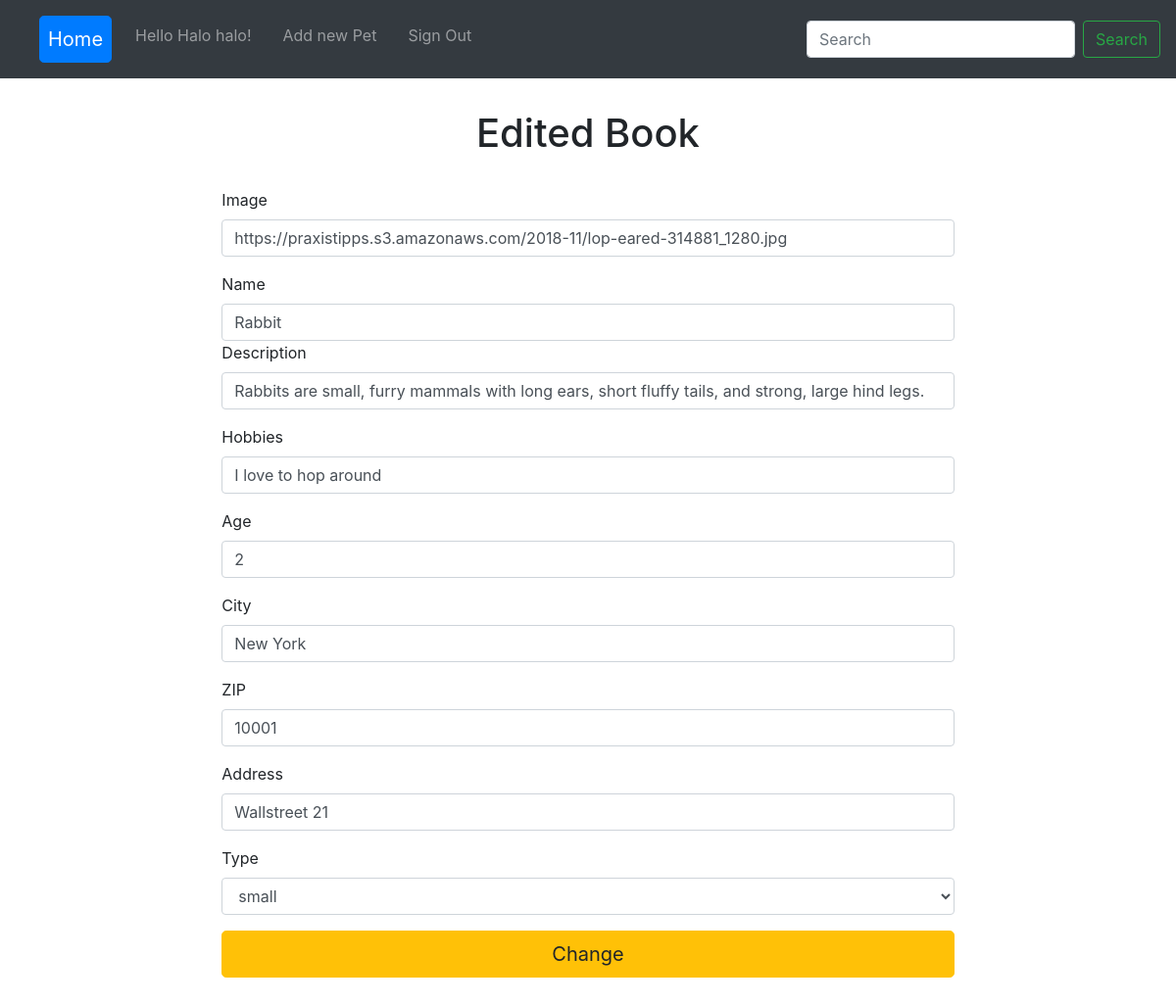
The page /PHP/update.php?id=1 (signed in) on the database its author committed.
### tables this page shows
CREATE TABLE `users` (
  `ID` int(11) NOT NULL,
  `NAME` varchar(255) NOT NULL,
  `EMAIL` varchar(255) NOT NULL,
  `PASS` varchar(255) NOT NULL,
  `STATUS` enum('user','admin') NOT NULL DEFAULT 'user'
);

CREATE TABLE `animals` (
  `ID` int(11) NOT NULL,
  `IMG` varchar(255) DEFAULT NULL,
  `NAME` varchar(255) DEFAULT NULL,
  `DESCRIPTION` varchar(255) DEFAULT NULL,
  `HOBBIES` varchar(255) DEFAULT NULL,
  `AGE` varchar(255) DEFAULT NULL,
  `CITY` varchar(255) DEFAULT NULL,
  `ZIP` varchar(255) DEFAULT NULL,
  `ADDRESS` varchar(255) DEFAULT NULL,
  `SIZE` enum('small','large','senior') DEFAULT NULL
);

### PHP/update.php (the view, shortened to what this page needs)
<?php
require_once 'db_connect.php';
$res=mysqli_query($conn, "SELECT * FROM users WHERE ID =".$_SESSION['admin']);
$userRow=mysqli_fetch_array($res, MYSQLI_ASSOC);
if($_GET["id"]) {
    $id = $_GET["id"];
    $sql = "SELECT * FROM `animals` WHERE `ID` = $id";
    $result = mysqli_query($conn, $sql);
    $row = $result->fetch_assoc();
}
?>
<!DOCTYPE html>
<html lang="en">
<head>
    <link rel="stylesheet" href="https://cdn.jsdelivr.net/npm/bootstrap@4.5.3/dist/css/bootstrap.min.css">
    <link rel="stylesheet" href="../css/style.css">
</head>
<body>
<nav class="navbar navbar-expand-lg navbar-dark bg-dark">
  <div class="collapse navbar-collapse" id="navbarSupportedContent">
    <ul class="navbar-nav mr-auto">
      <li class="nav-item active">
        <a class="nav-link btn btn-primary btn-lg m-2" href="home.php">Home <span class="sr-only">(current)</span></a>
      </li>
      <li class="nav-item">
      <a class="nav-link m-2" href="logout.php">Hello <?php echo $userRow['NAME']; ?>!</a>
      </li>
      <li class="nav-item">
      <a class="nav-link m-2" href="create.php">Add new Pet</a>
      </li>
      <li class="nav-item">
      <a class="nav-link m-2" href="logout.php?logout">Sign Out</a>
      </li>
    </ul>
    <form class="form-inline my-2 my-lg-0">
      <input class="form-control mr-sm-2" type="search" placeholder="Search" aria-label="Search">
      <button class="btn btn-outline-success my-2 my-sm-0" type="submit">Search</button>
    </form>
  </div>
</nav>
<div class="container-fluid bgbox1">
    <div class="row justify-content-center">
        <div class="col-8 m">
        <h1>Edited Book</h1>
            <form action="a_update.php" method="post">
                <div class="form-group">
                    <label for="exampleFormControlInput1">Image</label>
                    <input type="text" class="form-control" name="img" value="<?php echo $row['IMG'] ?>">
                </div>
                <div>
                    <label for="exampleFormControlInput1">Name</label>
                    <input type="text" class="form-control" name="name" value="<?php echo $row['NAME'] ?>">
                </div>
                <div class="form-group">
                    <label for="exampleFormControlInput1">Description</label>
                    <input type="text" class="form-control" name="description" value="<?php echo $row['DESCRIPTION'] ?>">
                </div>
                <div class="form-group">
                    <label for="exampleFormControlInput1">Hobbies</label>
                    <input type="text" class="form-control" name="hobbies" value="<?php echo $row['HOBBIES'] ?>">
                </div>
                <div class="form-group">
                    <label for="exampleFormControlInput1">Age</label>
                    <input type="text" class="form-control" name="age" value="<?php echo $row['AGE'] ?>">
                </div>
                <div class="form-group">
                    <label for="exampleFormControlInput1">City</label>
                    <input type="text" class="form-control" name="city" value="<?php echo $row['CITY'] ?>">
                </div>
                <div class="form-group">
                    <label for="exampleFormControlInput1">ZIP</label>
                    <input type="text" class="form-control" name="zip" value="<?php echo $row['ZIP'] ?>">
                </div>
                <div class="form-group">
                    <label for="exampleFormControlInput1">Address</label>
                    <input type="text" class="form-control" name="address" value="<?php echo $row['ADDRESS'] ?>">
                </div>
                <div class="form-group">
                    <label for="exampleFormControlSelect1">Type</label>
                    <select class="form-control" name="size">
                    <option><?php echo $row['SIZE'] ?></option>
                    </select>
                </div>
                <button type="submit" class="btn btn-warning btn-lg btn-block">Change</button>
            </form>
        </div>
    </div>
</div>
</body>
</html>

### CSS/style.css (style rules this page uses)
h1 { text-align: center; margin-bottom: 2rem; }
.bgbox1 { padding: 2rem; }

### rows shown on the page
users: NAME "Halo halo"
animals: img "https://praxistipps.s3.amazonaws.com/2018-11/lop-eared-314881_1280.jpg", name "Rabbit", description "Rabbits are small, furry mammals with long ears, short fluffy tails, and strong, large hind legs.", hobbies "I love to hop around", age "2", city "New York", zip "10001", address "Wallstreet 21", size "small"
